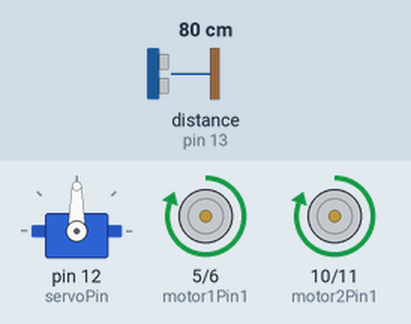
This sketch was run on a simulated Arduino Uno, built with avr-gcc and run on an emulated ATmega328P. Shown: servo, motor-driver pin pairs drawn as motors (green arrow = first pin HIGH = forward, orange = second pin HIGH = backward, longer = more drive). Wiring (inferred from the names in the program): ultrasonic range finder: trigger pin 4; echo pin 13. The test bench sets the inputs (shaded band); at power-on: distance to the obstacle (sensor on pin 13) 80 cm. The echo pulse lasts 58.3 µs per cm.

Above: at 1.2 s.
1.3 s: distance to the obstacle (sensor on pin 13) set to 22 cm
2.8 s: distance to the obstacle (sensor on pin 13) set to 18 cm
At 3.6 s:
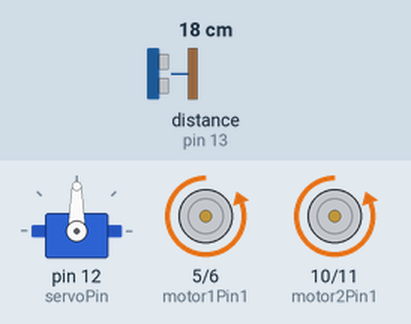
5.8 s: distance to the obstacle (sensor on pin 13) set to 35 cm
At 6.7 s:
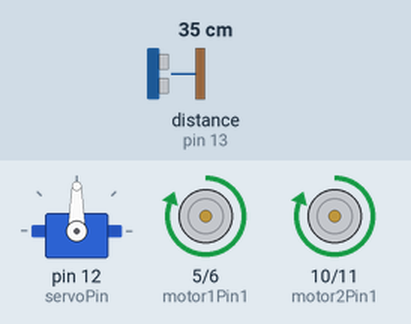
7.8 s: distance to the obstacle (sensor on pin 13) set to 2 cm
At 9.2 s:
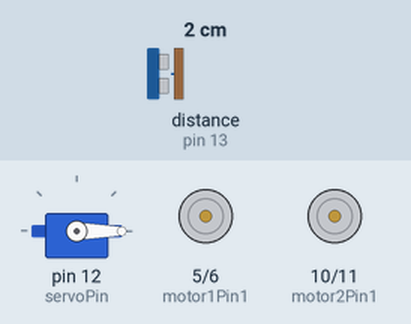
Timing chart, 0 to 11.8 s (numbered marks = the images above; inputs shaded):
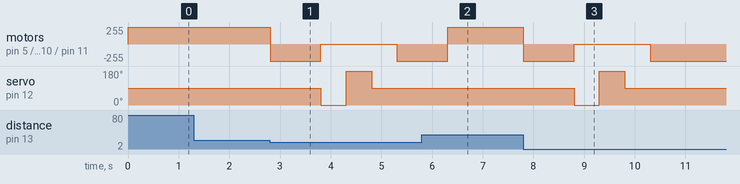

Measured:
- the behaviour switches between 21 and 20 cm on distance to the obstacle (sensor on pin 13) (found by bisection; images 0 and 1)
- after the input at 1.3 s, every drawn part: stays the same
- after the input at 2.8 s, motor on pin 5 (motor1Pin1) / pin 6 (motor1Pin2), motor on pin 10 (motor2Pin1) / pin 11 (motor2Pin2): forward 255/255 → backward 255/255 at once, → stopped 1.0 s later, → backward 255/255 1.5 s later; servo on pin 12 (servoPin): 90° → 0° after 1.0 s, → 180° 0.50 s later, → 90° 0.50 s later
- after the input at 5.8 s, motor on pin 5 (motor1Pin1) / pin 6 (motor1Pin2), motor on pin 10 (motor2Pin1) / pin 11 (motor2Pin2): backward 255/255 → forward 255/255 after 0.51 s; servo on pin 12 (servoPin): stays 90° (without the input it goes to 0° after 1.5 s)
- after the input at 7.8 s, motor on pin 5 (motor1Pin1) / pin 6 (motor1Pin2), motor on pin 10 (motor2Pin1) / pin 11 (motor2Pin2): forward 255/255 → backward 255/255 at once, → stopped 1.0 s later, → backward 255/255 1.5 s later; servo on pin 12 (servoPin): 90° → 0° after 1.0 s, → 180° 0.50 s later, → 90° 0.50 s later

The sketch:

AdditionalFeature1.ino
```cpp
#include <Servo.h>

// Pin definitions
const int trigPin = 4;
const int echoPin = 13;
const int motor1Pin1 = 5; // Motor 1 input pins
const int motor1Pin2 = 6;
const int motor2Pin1 = 10; // Motor 2 input pins
const int motor2Pin2 = 11;
const int servoPin = 12;

// Variables
Servo servo;
long duration;
int distance;
int safeDistance = 20; // Safe distance in cm

void setup() {
  // Motor pins as output
  pinMode(motor1Pin1, OUTPUT);
  pinMode(motor1Pin2, OUTPUT);
  pinMode(motor2Pin1, OUTPUT);
  pinMode(motor2Pin2, OUTPUT);

  // Ultrasonic sensor pins
  pinMode(trigPin, OUTPUT);
  pinMode(echoPin, INPUT);

  // Initialize servo
  servo.attach(servoPin);
  servo.write(90); // Center position

  Serial.begin(9600);
}

void loop() {


  distance = getDistance();

  if (distance < safeDistance) {
    stopMotors();
    reverseMotors();
    delay(1000);
    stopMotors();
    findSafePath();
  } else {
    moveForward();
  }
}

int getDistance() {
  digitalWrite(trigPin, LOW);
  delayMicroseconds(2);
  digitalWrite(trigPin, HIGH);
  delayMicroseconds(10);
  digitalWrite(trigPin, LOW);

  duration = pulseIn(echoPin, HIGH);
  return duration * 0.034 / 2; // Convert to cm
}

void moveForward() {
  digitalWrite(motor1Pin1, HIGH);
  digitalWrite(motor1Pin2, LOW);
  digitalWrite(motor2Pin1, HIGH);
  digitalWrite(motor2Pin2, LOW);
}

void reverseMotors() {
  digitalWrite(motor1Pin1, LOW);
  digitalWrite(motor1Pin2, HIGH);
  digitalWrite(motor2Pin1, LOW);
  digitalWrite(motor2Pin2, HIGH);
}

void stopMotors() {
  digitalWrite(motor1Pin1, LOW);
  digitalWrite(motor1Pin2, LOW);
  digitalWrite(motor2Pin1, LOW);
  digitalWrite(motor2Pin2, LOW);
}

void findSafePath() {
  int leftDistance, rightDistance;

  // Scan left
  servo.write(0);
  delay(500);
  leftDistance = getDistance();

  // Scan right
  servo.write(180);
  delay(500);
  rightDistance = getDistance();

  // Return to center
  servo.write(90);
  delay(500);

  if (leftDistance > safeDistance && leftDistance >= rightDistance) {
    turnLeft();
  } else if (rightDistance > safeDistance) {
    turnRight();
  } else {
    reverseMotors();
    delay(1000);
  }
}

void turnLeft() {
  digitalWrite(motor1Pin1, LOW);
  digitalWrite(motor1Pin2, HIGH);
  digitalWrite(motor2Pin1, HIGH);
  digitalWrite(motor2Pin2, LOW);
  delay(500); // Adjust turning time
  stopMotors();
}

void turnRight() {
  digitalWrite(motor1Pin1, HIGH);
  digitalWrite(motor1Pin2, LOW);
  digitalWrite(motor2Pin1, LOW);
  digitalWrite(motor2Pin2, HIGH);
  delay(500); // Adjust turning time
  stopMotors();
}
```
